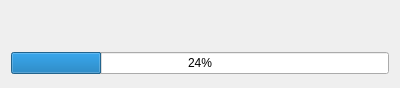
<?xml version="1.0" encoding="UTF-8"?>
<ui version="4.0">
 <class>Dialog</class>
 <widget class="QDialog" name="Dialog">
  <property name="windowModality">
   <enum>Qt::ApplicationModal</enum>
  </property>
  <property name="geometry">
   <rect>
    <x>0</x>
    <y>0</y>
    <width>400</width>
    <height>88</height>
   </rect>
  </property>
  <property name="sizePolicy">
   <sizepolicy hsizetype="Fixed" vsizetype="Fixed">
    <horstretch>0</horstretch>
    <verstretch>0</verstretch>
   </sizepolicy>
  </property>
  <property name="minimumSize">
   <size>
    <width>400</width>
    <height>88</height>
   </size>
  </property>
  <property name="maximumSize">
   <size>
    <width>400</width>
    <height>88</height>
   </size>
  </property>
  <property name="windowTitle">
   <string>Seareiros</string>
  </property>
  <property name="windowIcon">
   <iconset resource="../../../res/icons.qrc">
    <normaloff>:/icons/logo_big.png</normaloff>:/icons/logo_big.png</iconset>
  </property>
  <property name="modal">
   <bool>true</bool>
  </property>
  <layout class="QVBoxLayout" name="verticalLayout">
   <item>
    <layout class="QHBoxLayout" name="horizontalLayout">
     <property name="spacing">
      <number>1</number>
     </property>
     <item>
      <widget class="QLabel" name="label">
       <property name="sizePolicy">
        <sizepolicy hsizetype="Minimum" vsizetype="Preferred">
         <horstretch>0</horstretch>
         <verstretch>0</verstretch>
        </sizepolicy>
       </property>
       <property name="minimumSize">
        <size>
         <width>380</width>
         <height>33</height>
        </size>
       </property>
       <property name="maximumSize">
        <size>
         <width>16777215</width>
         <height>33</height>
        </size>
       </property>
       <property name="text">
        <string/>
       </property>
       <property name="alignment">
        <set>Qt::AlignCenter</set>
       </property>
       <property name="wordWrap">
        <bool>true</bool>
       </property>
      </widget>
     </item>
     <item>
      <widget class="QPushButton" name="loadingButton">
       <property name="enabled">
        <bool>false</bool>
       </property>
       <property name="sizePolicy">
        <sizepolicy hsizetype="Fixed" vsizetype="Fixed">
         <horstretch>0</horstretch>
         <verstretch>0</verstretch>
        </sizepolicy>
       </property>
       <property name="minimumSize">
        <size>
         <width>33</width>
         <height>33</height>
        </size>
       </property>
       <property name="maximumSize">
        <size>
         <width>33</width>
         <height>33</height>
        </size>
       </property>
       <property name="text">
        <string/>
       </property>
       <property name="flat">
        <bool>true</bool>
       </property>
      </widget>
     </item>
    </layout>
   </item>
   <item>
    <widget class="QProgressBar" name="progressBar">
     <property name="value">
      <number>24</number>
     </property>
    </widget>
   </item>
  </layout>
 </widget>
 <resources>
  <include location="../../../res/icons.qrc"/>
 </resources>
 <connections/>
</ui>
